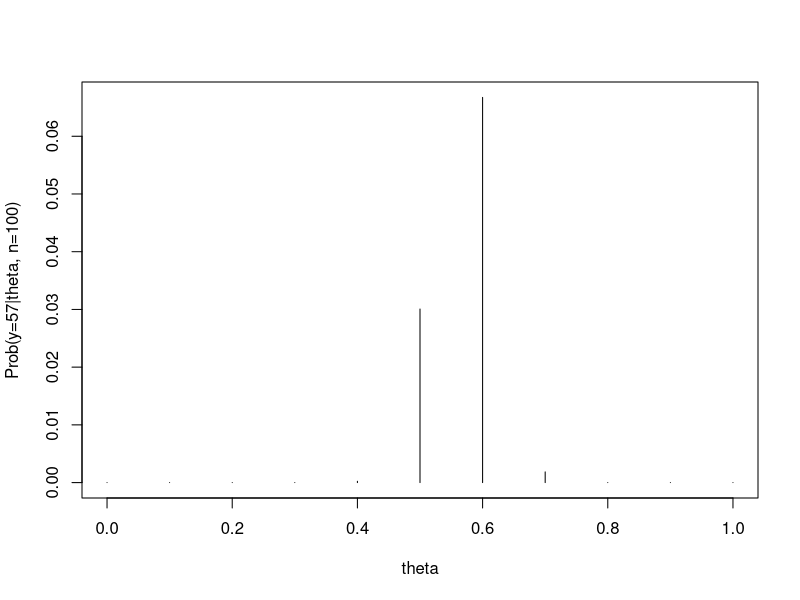
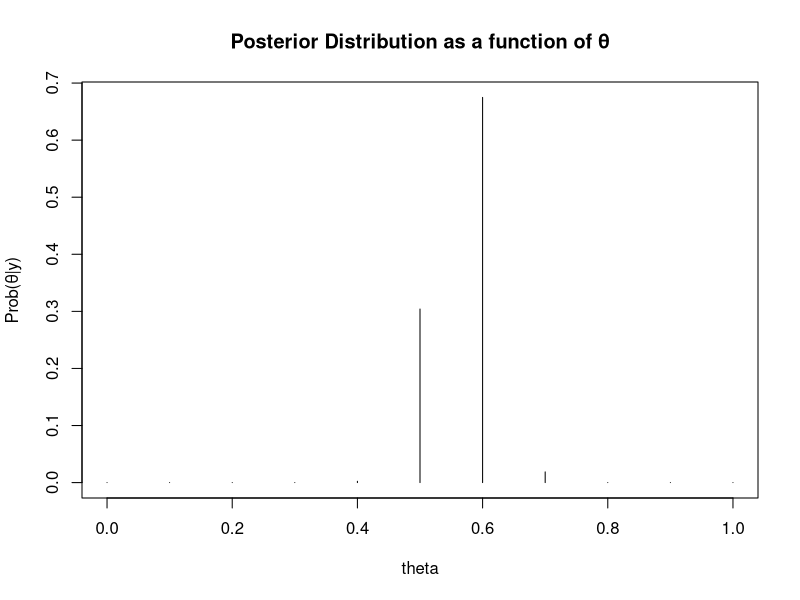
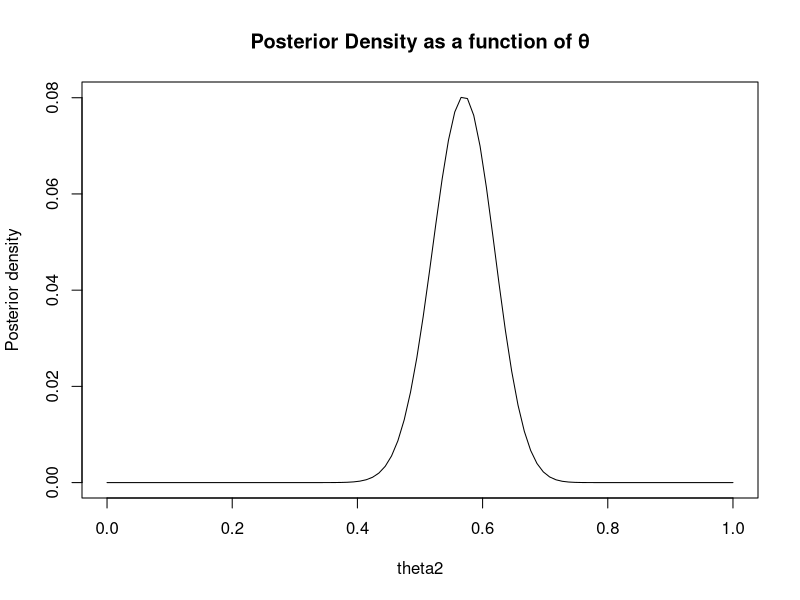
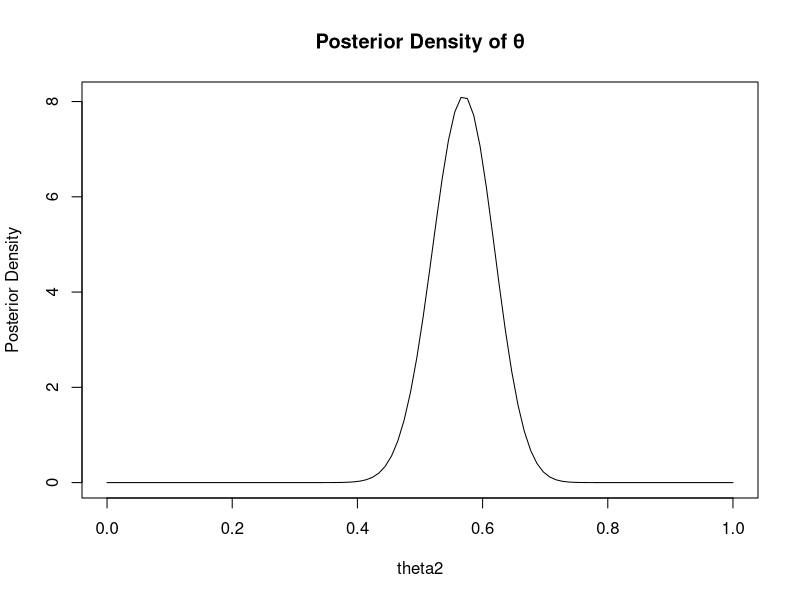

Reproduce these figures in R, in order.
dbinom(57,100,0.0)
dbinom(57,100,0.1)
dbinom(57,100,0.2)
dbinom(57,100,0.3)
dbinom(57,100,0.4)
dbinom(57,100,0.5)
dbinom(57,100,0.6)
dbinom(57,100,0.7)
dbinom(57,100,0.8)
dbinom(57,100,0.9)
dbinom(57,100,1.0)
theta = seq(0,1,by=0.1)
prob = (choose(100,57)*(theta)^57*(1-theta)^43)
prob
plot(theta,prob,type="h", ylab="Prob(y=57|theta, n=100)")

#Q3.1 c
prior= rep(1/11,11)
post= (theta)^(57)*(1-theta)^(43)*(1/11)
posterior=post/sum(post)
plot(theta,posterior,type="h", ylab="Prob(θ|y)" , main = "Posterior Distribution as a function of θ")

#Q3.1 d
theta2=seq(0,1,length=100)
prior= 1
posterior2= (choose(100,57))*(theta2)^(57)*(1-theta2)^(43)*(1)
plot(theta2,posterior2,type="l", ylab="Posterior density", main = "Posterior Density as a function of θ")

#Q3.1 e
posterior3= dbeta(theta2,58,44)
plot(theta2,posterior3,type="l", ylab="Posterior Density", main = "Posterior Density of θ")
theta2[posterior3==max(posterior3)]
